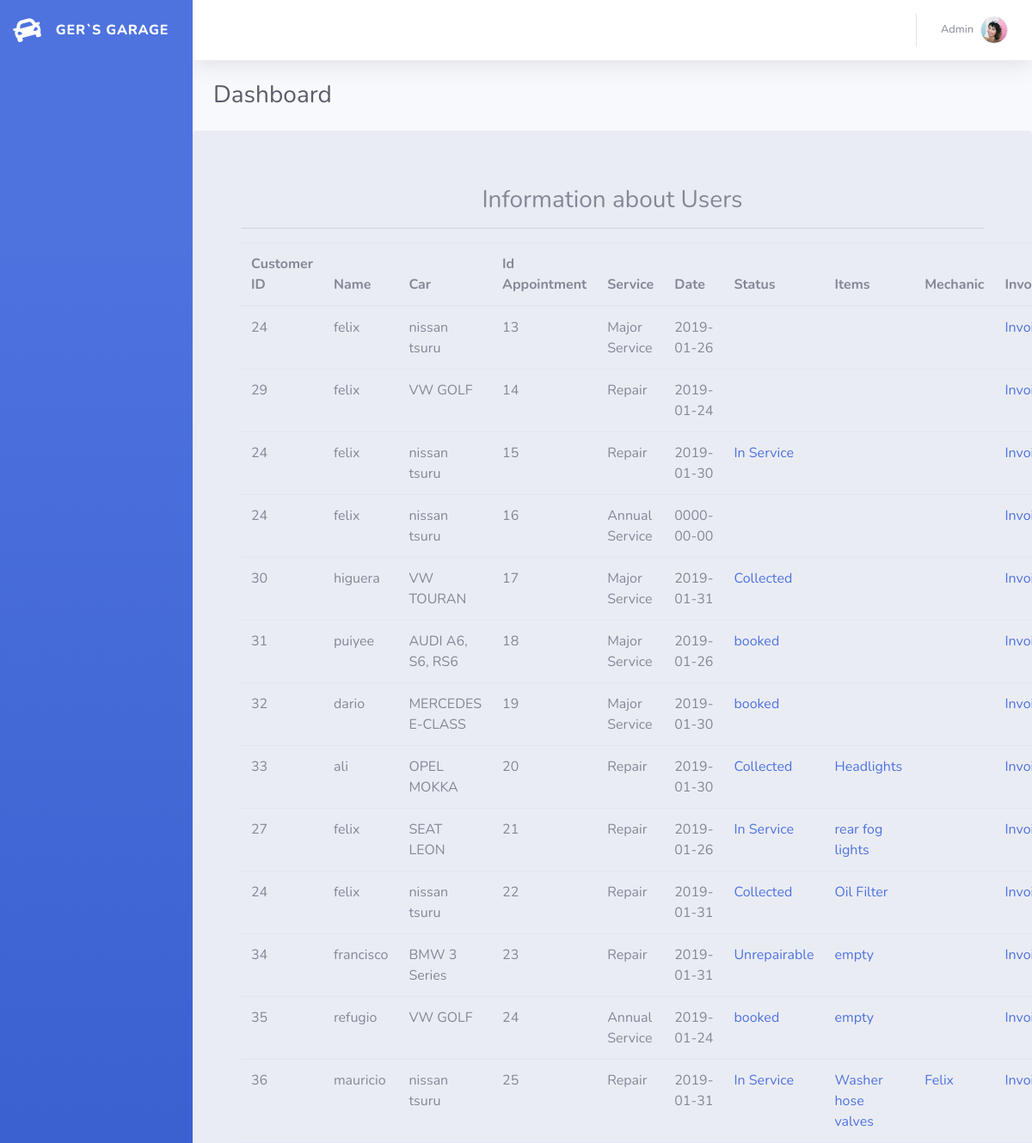
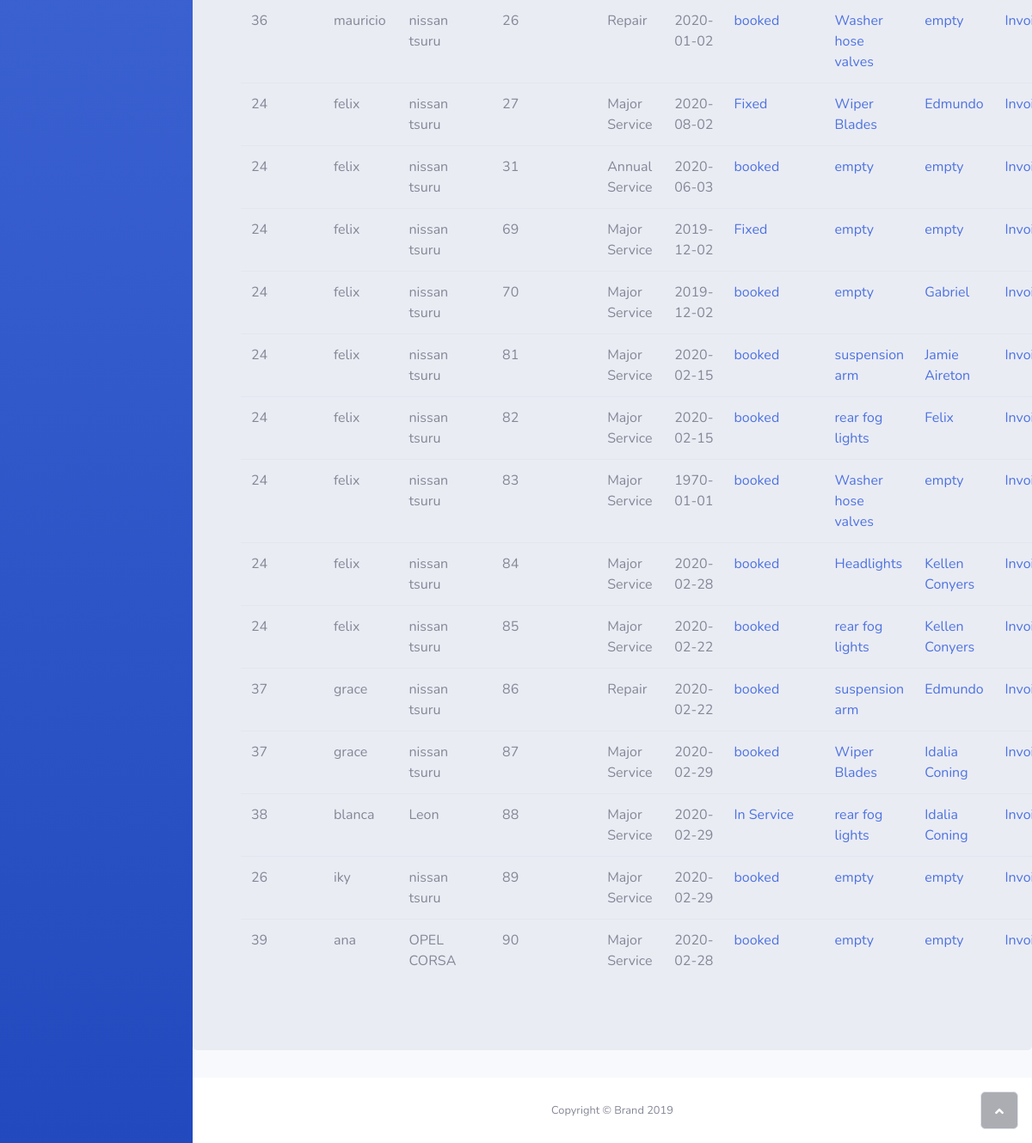
/admin/admin.php, run on the app's committed database (2 pictures, top to bottom).
### tables this page shows
CREATE TABLE `appointment` (
  `idAppointment` int(11) NOT NULL,
  `idUser` int(20) NOT NULL,
  `idService` int(20) NOT NULL,
  `idItem` int(5) DEFAULT 100,
  `date` date NOT NULL,
  `status` varchar(20) NOT NULL,
  `idMechanic` int(10) NOT NULL DEFAULT 100,
  `total` int(10) NOT NULL
);

CREATE TABLE `users` (
  `idUser` int(11) NOT NULL,
  `email` varchar(50) DEFAULT NULL,
  `nameU` varchar(50) DEFAULT NULL,
  `phone` varchar(50) DEFAULT NULL,
  `passwordU` varchar(50) DEFAULT NULL,
  `licence` varchar(20) NOT NULL,
  `vehicleModel` varchar(20) NOT NULL,
  `vehicleEngine` varchar(20) NOT NULL
);

CREATE TABLE `service` (
  `IdService` int(11) NOT NULL,
  `typeService` varchar(20) NOT NULL,
  `price` int(5) NOT NULL,
  `value` int(5) NOT NULL
);

CREATE TABLE `item` (
  `idItem` int(11) NOT NULL,
  `descriptionItem` varchar(20) NOT NULL,
  `costItem` varchar(20) NOT NULL
);

CREATE TABLE `mechanic` (
  `idMechanic` int(11) NOT NULL,
  `nameMechanic` varchar(20) NOT NULL
);

### admin/admin.php (the view, shortened to what this page needs)
<?php
    require '../includes/database.php';
    $infoprofile = "SELECT * FROM appointment
    INNER JOIN users ON appointment.idUser = users.idUser
    LEFT JOIN service ON appointment.idService = service.IdService
    LEFT JOIN item ON appointment.idItem = item.idItem
    LEFT JOIN mechanic ON appointment.idMechanic = mechanic.idMechanic";
    $resultprofile = $conexion ->query($infoprofile);
    ?>
<!DOCTYPE html>
<html>
<head>
    <link rel="stylesheet" href="assets/bootstrap/css/bootstrap.min.css">
    <link rel="stylesheet" href="assets/fonts/fontawesome-all.min.css">
</head>
<body id="page-top">
    <div id="wrapper">
        <nav class="navbar navbar-dark align-items-start sidebar sidebar-dark accordion bg-gradient-primary p-0">
            <div class="container-fluid d-flex flex-column p-0">
                <a class="navbar-brand d-flex justify-content-center align-items-center sidebar-brand m-0" href="#">
                    <div class="sidebar-brand-icon rotate-n-15"><i class="fas fa-car"></i></div>
                    <div class="sidebar-brand-text mx-3"><span>ger`s garage</span></div>
                </a>
            </div>
        </nav>
        <div class="d-flex flex-column" id="content-wrapper"><div id="content">
            <nav class="navbar navbar-light navbar-expand bg-white shadow mb-4 topbar static-top">
                <div class="container-fluid"><button class="btn btn-link d-md-none rounded-circle mr-3" id="sidebarToggleTop" type="button"><i class="fas fa-bars"></i></button>
                    <ul class="nav navbar-nav flex-nowrap ml-auto">
                        <li role="presentation" class="nav-item dropdown no-arrow">
                        <div class="nav-item dropdown no-arrow"><a data-toggle="dropdown" aria-expanded="false" class="dropdown-toggle nav-link" href="#"><span class="d-none d-lg-inline mr-2 text-gray-600 small">Admin</span><img class="border rounded-circle img-profile" src="assets/img/avatars/avatar1.jpeg" /></a>
                            </div>
                        </li>
                    </ul>
                </div>
            </nav>
            <div class="container-fluid">
                <div class="d-sm-flex justify-content-between align-items-center mb-4">
                    <h3 class="text-dark mb-0">Dashboard</h3></div>
                </div>
                <div class="jumbotron">
                    <div class="container">
                    <h3 align="center">Information about Users</h3>
                    <hr>
                    <table class="table table-hover">
                        <thead>
                            <tr>
                                <th>Customer ID</th>
                                <th>Name</th>
                                <th>Car</th>
                                <th>Id Appointment</th>
                                <th>Service</th>
                                <th>Date</th>
                                <th>Status</th>
                                <th>Items</th>
                                <th>Mechanic</th>
                                <th>Invoice</th>
                            </tr>
                        </thead>
                        <tbody>
                        <tr>
                            <?php
                                while ($regusers = $resultprofile ->fetch_array(MYSQLI_BOTH)){
                                    echo"<tr>
                                            <td>".$regusers['idUser']."</td>
                                            <td>".$regusers['nameU']."</td>
                                            <td>".$regusers['vehicleModel']."</td>
                                            <td>".$regusers['idAppointment']."</td>
                                            <td>".$regusers['typeService']."</td>
                                            <td>".$regusers['date']."</td>
                                            <td><a href=status.php?id=".$regusers['idAppointment'].">".$regusers['status']."</td>
                                            <td><a href=item.php?id=".$regusers['idAppointment'].">".$regusers['descriptionItem']."</td>
                                            <td><a href=mechanic.php?id=".$regusers['idAppointment'].">".$regusers['nameMechanic']."</td>
                                            <td><a target=_blank rel=noopener noreferrer href=invoicepdf.php?idAppointment=".$regusers['idAppointment'].">Invoice</td>
                                        </tr>";
                                }
                                ?>
                        </tbody>
                    </table>
                </div>
            </div>
        </div>
        <footer class="bg-white sticky-footer">
            <div class="container my-auto">
                <div class="text-center my-auto copyright"><span>Copyright © Brand 2019</span></div>
            </div>
        </footer>
        </div><a class="border rounded d-inline scroll-to-top" href="#page-top"><i class="fas fa-angle-up"></i></a></div>
    </body>
</html>

### data on the page
appointment: idUser.idUser "24", idUser.nameU "felix", idUser.vehicleModel "nissan tsuru", idAppointment "13", idService.typeService "Major Service", date "2019-01-26"
appointment: idUser.idUser "29", idUser.nameU "felix", idUser.vehicleModel "VW GOLF", idAppointment "14", idService.typeService "Repair", date "2019-01-24"
appointment: idUser.idUser "24", idUser.nameU "felix", idUser.vehicleModel "nissan tsuru", idAppointment "15", idService.typeService "Repair", date "2019-01-30", status "In Service"
appointment: idUser.idUser "24", idUser.nameU "felix", idUser.vehicleModel "nissan tsuru", idAppointment "16", idService.typeService "Annual Service", date "0000-00-00"
appointment: idUser.idUser "30", idUser.nameU "higuera", idUser.vehicleModel "VW TOURAN", idAppointment "17", idService.typeService "Major Service", date "2019-01-31", status "Collected"
appointment: idUser.idUser "31", idUser.nameU "puiyee", idUser.vehicleModel "AUDI A6, S6, RS6", idAppointment "18", idService.typeService "Major Service", date "2019-01-26", status "booked"
appointment: idUser.idUser "32", idUser.nameU "dario", idUser.vehicleModel "MERCEDES E-CLASS", idAppointment "19", idService.typeService "Major Service", date "2019-01-30", status "booked"
appointment: idUser.idUser "33", idUser.nameU "ali", idUser.vehicleModel "OPEL MOKKA", idAppointment "20", idService.typeService "Repair", date "2019-01-30", status "Collected", idItem.descriptionItem "Headlights"
appointment: idUser.idUser "27", idUser.nameU "felix", idUser.vehicleModel "SEAT LEON", idAppointment "21", idService.typeService "Repair", date "2019-01-26", status "In Service", idItem.descriptionItem "rear fog lights"
appointment: idUser.idUser "24", idUser.nameU "felix", idUser.vehicleModel "nissan tsuru", idAppointment "22", idService.typeService "Repair", date "2019-01-31", status "Collected", idItem.descriptionItem "Oil Filter"
appointment: idUser.idUser "34", idUser.nameU "francisco", idUser.vehicleModel "BMW 3 Series", idAppointment "23", idService.typeService "Repair", date "2019-01-31", status "Unrepairable", idItem.descriptionItem "empty"
appointment: idUser.idUser "35", idUser.nameU "refugio", idUser.vehicleModel "VW GOLF", idAppointment "24", idService.typeService "Annual Service", date "2019-01-24", status "booked", idItem.descriptionItem "empty"
appointment: idUser.idUser "36", idUser.nameU "mauricio", idUser.vehicleModel "nissan tsuru", idAppointment "25", idService.typeService "Repair", date "2019-01-31", status "In Service", idItem.descriptionItem "Washer hose valves", idMechanic.nameMechanic "Felix"
appointment: idUser.idUser "36", idUser.nameU "mauricio", idUser.vehicleModel "nissan tsuru", idAppointment "26", idService.typeService "Repair", date "2020-01-02", status "booked", idItem.descriptionItem "Washer hose valves", idMechanic.nameMechanic "empty"
appointment: idUser.idUser "24", idUser.nameU "felix", idUser.vehicleModel "nissan tsuru", idAppointment "27", idService.typeService "Major Service", date "2020-08-02", status "Fixed", idItem.descriptionItem "Wiper Blades", idMechanic.nameMechanic "Edmundo"
appointment: idUser.idUser "24", idUser.nameU "felix", idUser.vehicleModel "nissan tsuru", idAppointment "31", idService.typeService "Annual Service", date "2020-06-03", status "booked", idItem.descriptionItem "empty", idMechanic.nameMechanic "empty"
appointment: idUser.idUser "24", idUser.nameU "felix", idUser.vehicleModel "nissan tsuru", idAppointment "69", idService.typeService "Major Service", date "2019-12-02", status "Fixed", idItem.descriptionItem "empty", idMechanic.nameMechanic "empty"
appointment: idUser.idUser "24", idUser.nameU "felix", idUser.vehicleModel "nissan tsuru", idAppointment "70", idService.typeService "Major Service", date "2019-12-02", status "booked", idItem.descriptionItem "empty", idMechanic.nameMechanic "Gabriel"
appointment: idUser.idUser "24", idUser.nameU "felix", idUser.vehicleModel "nissan tsuru", idAppointment "81", idService.typeService "Major Service", date "2020-02-15", status "booked", idItem.descriptionItem "suspension arm", idMechanic.nameMechanic "Jamie Aireton"
appointment: idUser.idUser "24", idUser.nameU "felix", idUser.vehicleModel "nissan tsuru", idAppointment "82", idService.typeService "Major Service", date "2020-02-15", status "booked", idItem.descriptionItem "rear fog lights", idMechanic.nameMechanic "Felix"
appointment: idUser.idUser "24", idUser.nameU "felix", idUser.vehicleModel "nissan tsuru", idAppointment "83", idService.typeService "Major Service", date "1970-01-01", status "booked", idItem.descriptionItem "Washer hose valves", idMechanic.nameMechanic "empty"
appointment: idUser.idUser "24", idUser.nameU "felix", idUser.vehicleModel "nissan tsuru", idAppointment "84", idService.typeService "Major Service", date "2020-02-28", status "booked", idItem.descriptionItem "Headlights", idMechanic.nameMechanic "Kellen Conyers"
appointment: idUser.idUser "24", idUser.nameU "felix", idUser.vehicleModel "nissan tsuru", idAppointment "85", idService.typeService "Major Service", date "2020-02-22", status "booked", idItem.descriptionItem "rear fog lights", idMechanic.nameMechanic "Kellen Conyers"
appointment: idUser.idUser "37", idUser.nameU "grace", idUser.vehicleModel "nissan tsuru", idAppointment "86", idService.typeService "Repair", date "2020-02-22", status "booked", idItem.descriptionItem "suspension arm", idMechanic.nameMechanic "Edmundo"
appointment: idUser.idUser "37", idUser.nameU "grace", idUser.vehicleModel "nissan tsuru", idAppointment "87", idService.typeService "Major Service", date "2020-02-29", status "booked", idItem.descriptionItem "Wiper Blades", idMechanic.nameMechanic "Idalia Coning"
appointment: idUser.idUser "38", idUser.nameU "blanca", idUser.vehicleModel "Leon", idAppointment "88", idService.typeService "Major Service", date "2020-02-29", status "In Service", idItem.descriptionItem "rear fog lights", idMechanic.nameMechanic "Idalia Coning"
appointment: idUser.idUser "26", idUser.nameU "iky", idUser.vehicleModel "nissan tsuru", idAppointment "89", idService.typeService "Major Service", date "2020-02-29", status "booked", idItem.descriptionItem "empty", idMechanic.nameMechanic "empty"
appointment: idUser.idUser "39", idUser.nameU "ana", idUser.vehicleModel "OPEL CORSA", idAppointment "90", idService.typeService "Major Service", date "2020-02-28", status "booked", idItem.descriptionItem "empty", idMechanic.nameMechanic "empty"
